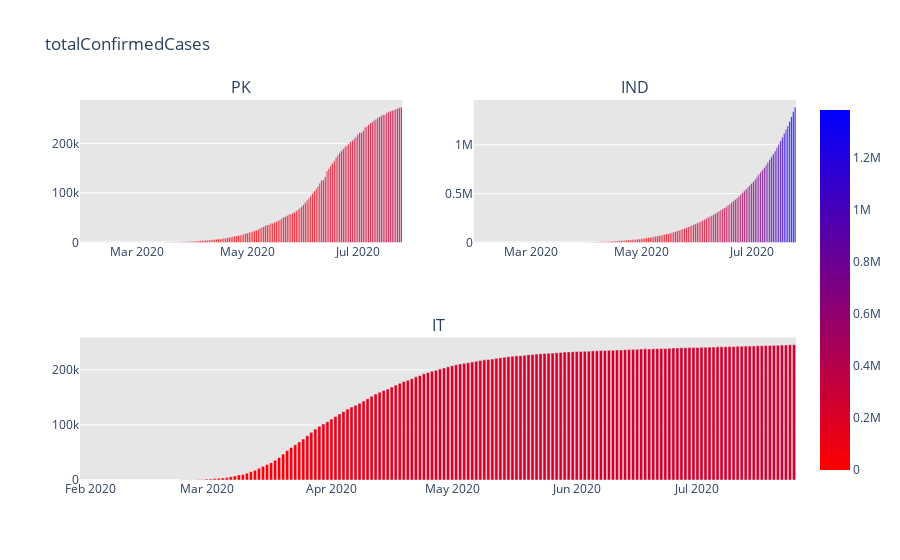

The code cell stored with this chart in its notebook:
### Code cell
from plotly.subplots import make_subplots
fig=make_subplots(rows=2,cols=2 ,specs=[[{},{}],[{"colspan":2},None]],subplot_titles=("PK",'IND',"IT"))
fig.add_trace(go.Bar(x=PK['Date'],y=PK['TotalCases'],marker=dict(color=PK["TotalCases"],coloraxis='coloraxis')),1,1)
fig.add_trace(go.Bar(x=IND['Date'],y=IND['TotalCases'],marker=dict(color=IND["TotalCases"],coloraxis='coloraxis')),1,2)
fig.add_trace(go.Bar(x=IT['Date'],y=IT['TotalCases'],marker=dict(color=IT["TotalCases"],coloraxis='coloraxis')),2,1)
fig.update_layout(coloraxis=dict(colorscale="Bluered_r"),showlegend=False,title_text="totalConfirmedCases")
fig.update_layout(plot_bgcolor='rgb(230,230,230)')
fig.show()

### Figure 1 — Plotly figure (JSON) as saved in the notebook; plotly's stock layout.template omitted (floating-point values rounded to 4 significant figures; data arrays with more than 128 entries replaced by an {"elided": "..."} marker saying what was removed)
{"data": [{"marker": {"color": {"elided": "178 int values"}, "coloraxis": "coloraxis"}, "type": "bar", "x": {"elided": "178 str values"}, "xaxis": "x", "y": {"elided": "178 int values"}, "yaxis": "y"}, {"marker": {"color": {"elided": "178 int values"}, "coloraxis": "coloraxis"}, "type": "bar", "x": {"elided": "178 str values"}, "xaxis": "x2", "y": {"elided": "178 int values"}, "yaxis": "y2"}, {"marker": {"color": {"elided": "178 int values"}, "coloraxis": "coloraxis"}, "type": "bar", "x": {"elided": "178 str values"}, "xaxis": "x3", "y": {"elided": "178 int values"}, "yaxis": "y3"}], "layout": {"annotations": [{"font": {"size": 16}, "showarrow": false, "text": "PK", "x": 0.225, "xanchor": "center", "xref": "paper", "y": 1, "yanchor": "bottom", "yref": "paper"}, {"font": {"size": 16}, "showarrow": false, "text": "IND", "x": 0.775, "xanchor": "center", "xref": "paper", "y": 1, "yanchor": "bottom", "yref": "paper"}, {"font": {"size": 16}, "showarrow": false, "text": "IT", "x": 0.5, "xanchor": "center", "xref": "paper", "y": 0.375, "yanchor": "bottom", "yref": "paper"}], "coloraxis": {"colorscale": [[0, "rgb(255,0,0)"], [1, "rgb(0,0,255)"]]}, "plot_bgcolor": "rgb(230,230,230)", "showlegend": false, "title": {"text": "totalConfirmedCases"}, "xaxis": {"anchor": "y", "domain": [0, 0.45]}, "xaxis2": {"anchor": "y2", "domain": [0.55, 1]}, "xaxis3": {"anchor": "y3", "domain": [0, 1]}, "yaxis": {"anchor": "x", "domain": [0.625, 1]}, "yaxis2": {"anchor": "x2", "domain": [0.625, 1]}, "yaxis3": {"anchor": "x3", "domain": [0, 0.375]}}}
